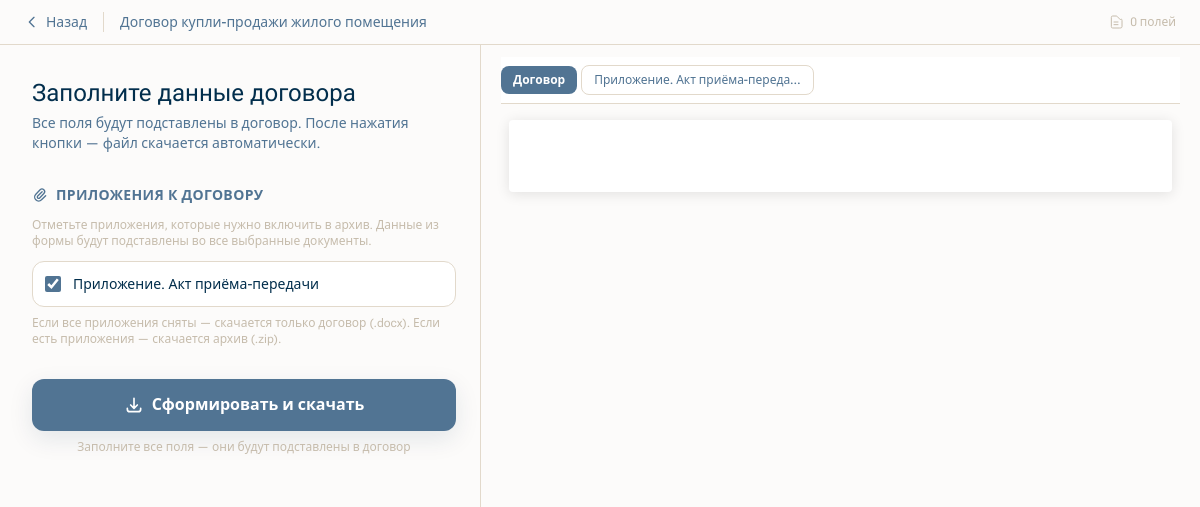
Before: /document-types/5/fill/ (signed in) with the older database file.
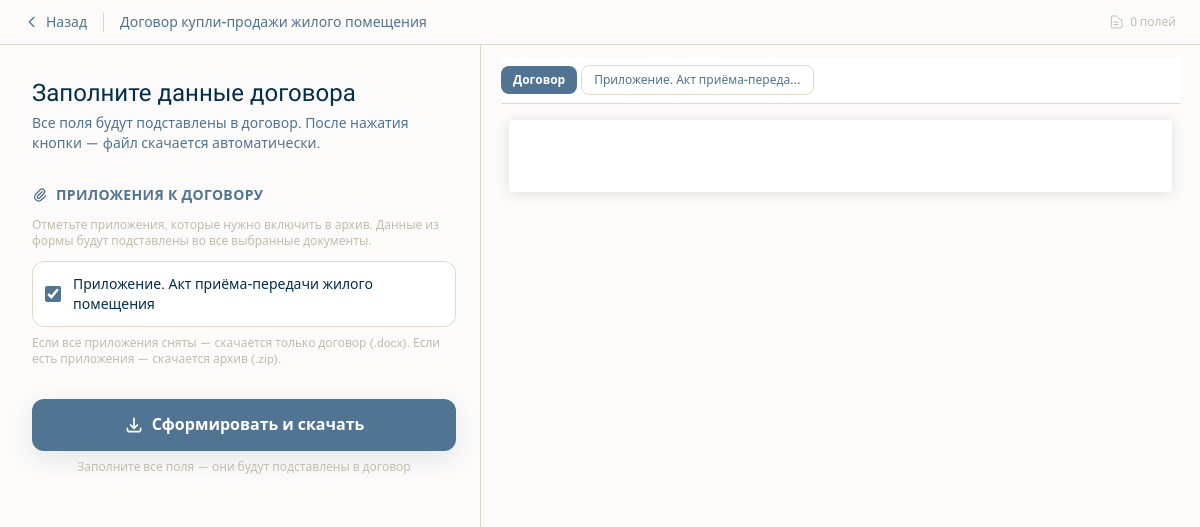
After: the same page with the newer database file.
### catalog/models.py (models this page shows, shortened)
class DocumentType(models.Model):
    domain = models.ForeignKey(
        LegalDomain, on_delete=models.CASCADE, related_name="document_types"
    )
    name = models.CharField(max_length=180)
    slug = models.SlugField(max_length=200)
    short_description = models.CharField(max_length=255, blank=True)
    keywords = models.CharField(max_length=255, blank=True)
    is_active = models.BooleanField(default=True)
    sort_order = models.PositiveIntegerField(default=0)
    class Meta:
        ordering = ["sort_order", "name"]
        unique_together = [("domain", "slug")]

class TemplateAttachment(models.Model):
    template_version = models.ForeignKey(
        TemplateVersion,
        on_delete=models.CASCADE,
        related_name='attachments',
    )
    title = models.CharField(max_length=255, verbose_name='Название приложения')
    docx_file = models.FileField(
        upload_to='templates/docx/attachments/',
        verbose_name='Файл приложения (.docx)',
    )
    sort_order = models.PositiveSmallIntegerField(default=0, verbose_name='Порядок')
    class Meta:
        ordering = ['sort_order', 'title']
        verbose_name = 'Приложение к шаблону'
        verbose_name_plural = 'Приложения к шаблонам'

### core/views.py (the view, shortened to what this page needs)
@login_required
def fill_docx_form(request, document_type_id):
    import zipfile
    from docxtpl import DocxTemplate
    from .variables import group_variables
    from catalog.models import TemplateAttachment
    document_type = get_object_or_404(DocumentType, id=document_type_id, is_active=True)
    template_version = (
        TemplateVersion.objects.filter(
            template__document_type=document_type,
            template__is_active=True,
            is_published=True,
        )
        .order_by("-version_number")
        .first()
    )
    if template_version is None or not template_version.docx_file:
        raise Http404("Размеченный шаблон не найден")
    docx_path = template_version.docx_file.path
    attachments = list(template_version.attachments.all())
    variables = _extract_docx_variables(docx_path)
    main_vars_set = set(variables)
    var_to_att: dict[str, int] = {}
    vars_set = set(variables)
    for att in attachments:
        try:
            for v in _extract_docx_variables(att.docx_file.path):
                if v not in vars_set:
                    variables.append(v)
                    vars_set.add(v)
                    var_to_att[v] = att.id  # эксклюзивная переменная приложения
        except Exception:
            pass
    text_blocks = _extract_docx_text_blocks(docx_path)
    var_order: list[str] = []
    _seen: set[str] = set()
    for _block in text_blocks:
        for _kind, _content in _block['segments']:
            if _kind == "var" and _content not in _seen:
                var_order.append(_content)
                _seen.add(_content)
    attachment_previews = []
    for att in attachments:
        try:
            att_blocks = _extract_docx_text_blocks(att.docx_file.path)
        except Exception:
            att_blocks = []
        attachment_previews.append({"attachment": att, "blocks": att_blocks})
    field_groups = group_variables(variables, request.POST, var_order=var_order)
    for _sec, _fields in field_groups:
        for _field in _fields:
            _field['att_id'] = var_to_att.get(_field['name'])  # None = поле основного договора
    return render(request, "core/fill_docx_form.html", {
        "document_type": document_type,
        "field_groups": field_groups,
        "total_fields": len(variables),
        "text_blocks": text_blocks,
        "attachments": attachments,
        "attachment_previews": attachment_previews,
    })

### core/variables.py (called while the page is built, shortened)
def group_variables(
    variables: list[str],
    post_data: dict | None = None,
    var_order: list[str] | None = None,
) -> list[tuple[str, list[dict]]]:
    post_data = post_data or {}
    sections: dict[str, list[dict]] = {k: [] for k in _SECTION_ORDER}
    if var_order:
        order_index = {v: i for i, v in enumerate(var_order)}
        for fields in sections.values():
            fields.sort(key=lambda f: order_index.get(f["name"], 9999))
    return [(name, fields) for name, fields in sections.items() if fields]

### core/views.py (called while the page is built, shortened)
def _extract_docx_variables(path: str) -> list[str]:
    import re
    doc = Document(path)
    all_text = " ".join(p.text for p in doc.paragraphs)
    for table in doc.tables:
        for row in table.rows:
            for cell in row.cells:
                all_text += " ".join(p.text for p in cell.paragraphs)
    for section in doc.sections:
        try:
            all_text += " ".join(p.text for p in section.header.paragraphs)
            all_text += " ".join(p.text for p in section.footer.paragraphs)
        except Exception:
            pass
    return sorted(set(re.findall(r"\{\{\s*(\w+)\s*\}\}", all_text)))

def _extract_docx_text_blocks(path: str):
    import re as _re
    from docx.text.paragraph import Paragraph as _DocxPara
    from docx.table import Table as _DocxTable
    from docx.enum.text import WD_ALIGN_PARAGRAPH
    SEGMENT_RE = _re.compile(r'\{\{\s*(\w+)\s*\}\}|«_+»|_{2,}')
    def parse_segments(text):
        segs, last = [], 0
        for m in SEGMENT_RE.finditer(text):
            if m.start() > last:
                segs.append(('text', text[last:m.start()]))
            g = m.group()
            if g.startswith('{{'):
                segs.append(('var', m.group(1)))
            else:
                segs.append(('blank', g))
            last = m.end()
        if last < len(text):
            segs.append(('text', text[last:]))
        return segs or [('text', '')]
    doc = Document(path)
    blocks = []
    return blocks

### templates/core/fill_docx_form.html (shortened to what this page needs)
{% extends "base.html" %}
{% block content %}
<div class="min-h-screen" style="overflow-x: clip;">
  <header id="formHeader" class="sticky top-0 z-50 flex items-center gap-4 px-6 py-3
                 bg-[#FCFBFA]/95 backdrop-blur-sm border-b border-brand-line">
    <a href="javascript:history.back()"
       class="flex items-center gap-1.5 text-brand-blue hover:text-brand-text transition-colors text-sm font-medium">
      <svg class="w-4 h-4" fill="none" viewBox="0 0 24 24" stroke="currentColor" stroke-width="2">
        <path stroke-linecap="round" stroke-linejoin="round" d="M15 19l-7-7 7-7"/>
      </svg>
      Назад
    </a>
    <span class="text-sm text-brand-blue font-medium truncate max-w-xs">{{ document_type.name }}</span>
    <div class="ml-auto flex items-center gap-3">
      <span class="text-xs text-brand-beige flex items-center gap-1.5">
        <svg class="w-4 h-4" fill="none" viewBox="0 0 24 24" stroke="currentColor" stroke-width="1.5">
          <path stroke-linecap="round" stroke-linejoin="round"
                d="M9 12h6m-6 4h6m2 5H7a2 2 0 01-2-2V5a2 2 0 012-2h5.586a1 1 0 01.707.293l5.414 5.414A1 1 0 0121 9.414V19a2 2 0 01-2 2z"/>
        </svg>
        {{ total_fields }} полей
      </span>
    </div>
  </header>
  <div class="flex">
    <main class="w-full lg:w-[480px] lg:flex-shrink-0 px-4 py-8 lg:pl-8 lg:pr-6">
      <h1 class="font-display text-2xl text-brand-text mb-1">Заполните данные договора</h1>
      <p class="text-sm text-brand-blue mb-8">
        Все поля будут подставлены в договор. После нажатия кнопки &mdash; файл скачается автоматически.
      </p>
      <form method="post" id="docxForm">
        {% if attachments %}
        <section class="mb-4">
          <div class="flex items-center gap-2 mb-3">
            <svg class="w-4 h-4 text-brand-blue flex-shrink-0" fill="none" viewBox="0 0 24 24" stroke="currentColor" stroke-width="2">
              <path stroke-linecap="round" stroke-linejoin="round" d="M15.172 7l-6.586 6.586a2 2 0 102.828 2.828l6.414-6.586a4 4 0 00-5.656-5.656l-6.415 6.585a6 6 0 108.486 8.486L20.5 13"/>
            </svg>
            <h2 class="text-sm font-semibold text-brand-blue uppercase tracking-wide">Приложения к договору</h2>
          </div>
          <p class="text-xs text-brand-beige mb-3">
            Отметьте приложения, которые нужно включить в архив. Данные из формы будут подставлены во все выбранные документы.
          </p>
          <div class="space-y-2">
            {% for att in attachments %}
            <label class="flex items-center gap-3 p-3 rounded-xl border border-brand-line bg-white cursor-pointer hover:border-brand-blue transition-colors group">
              <input type="checkbox" name="include_att_{{ att.id }}" checked
                     class="w-4 h-4 rounded accent-brand-blue flex-shrink-0">
              <span class="text-sm text-brand-text group-hover:text-brand-blue transition-colors">{{ att.title }}</span>
            </label>
            {% endfor %}
          </div>
          <p class="text-xs text-brand-beige mt-2">
            Если все приложения сняты — скачается только договор (.docx). Если есть приложения — скачается архив (.zip).
          </p>
        </section>
        {% endif %}
        <div class="sticky bottom-0 pt-4 pb-6 bg-gradient-to-t from-brand-bg via-brand-bg to-transparent">
          <button type="submit" id="submitBtn"
                  class="w-full flex items-center justify-center gap-2 rounded-xl
                         bg-brand-blue hover:bg-brand-blueHover active:bg-brand-bluePressed
                         text-white font-semibold text-base py-3.5 px-6
                         transition-colors shadow-soft">
            <svg class="w-5 h-5" fill="none" viewBox="0 0 24 24" stroke="currentColor" stroke-width="2">
              <path stroke-linecap="round" stroke-linejoin="round"
                    d="M4 16v1a3 3 0 003 3h10a3 3 0 003-3v-1m-4-4l-4 4m0 0l-4-4m4 4V4"/>
            </svg>
            <span id="submitLabel">{% if attachments %}Сформировать и скачать{% else %}Сформировать и скачать договор{% endif %}</span>
          </button>
          <p class="text-center text-xs text-brand-beige mt-2">
            Заполните все поля — они будут подставлены в договор
          </p>
        </div>
      </form>
    </main>
    <aside id="previewAside"
           class="hidden lg:flex flex-col flex-1 min-w-0 border-l border-brand-line">
      <div id="previewPanel" class="overflow-y-auto">
        <div class="px-5 py-5">
          {% if attachment_previews %}
          <div class="flex items-center gap-1 mb-4 sticky top-0 bg-white py-2 -mt-2 border-b border-brand-line flex-wrap">
            <button type="button" data-tab="main"
                    class="preview-tab px-3 py-1.5 rounded-lg text-xs font-semibold transition-colors
                           bg-brand-blue text-white">
              Договор
            </button>
            {% for ap in attachment_previews %}
            <button type="button" data-tab="att_{{ ap.attachment.id }}"
                    class="preview-tab px-3 py-1.5 rounded-lg text-xs font-medium transition-colors
                           text-brand-blue border border-brand-line hover:bg-brand-bg">
              {{ ap.attachment.title|truncatechars:30 }}
            </button>
            {% endfor %}
          </div>
          {% endif %}
          <div id="preview-main" class="preview-content">
            <div class="bg-white rounded shadow-[0_2px_14px_rgba(0,0,0,0.11)] mx-2 my-2"
                 style="font-family:'Times New Roman',Times,serif;font-size:13px;line-height:1.8;padding:36px 44px;">
            </div>
          </div>
        </div>
      </div>
    </aside>
  </div>
</div>
{% endblock %}

### templates/base.html (shortened to what this page needs)
{% load static %}
<!DOCTYPE html>
<html lang="ru">
<head>
    <script src="https://cdn.tailwindcss.com"></script>
    <link rel="stylesheet" href="{% static 'css/style.css' %}">
</head>
<body class="bg-brand-bg text-brand-text font-sans antialiased">
    {% block content %}{% endblock %}
</body>
</html>

### static/css/style.css (style rules this page uses)
:root { --ink: #17344f; --blue: #5d88ae; --burgundy: #7f1237; --card: #ffffff; --line: #d9e1ea; --bg: #f8fafc; }
* { box-sizing: border-box; }
body { margin: 0; font-family: "Trebuchet MS", "Segoe UI", Tahoma, sans-serif; color: var(--ink); background: var(--bg); }
h2 { text-align: center; font-size: 42px; margin: 36px 0 22px; text-transform: uppercase; }

Changed rows visible on the page:
removed TemplateAttachment: title "Приложение. Акт приёма-передачи", attachment "Приложение. Акт приёма-переда…"
added TemplateAttachment: title "Приложение. Акт приёма-передачи жилого помещения", attachment "Приложение. Акт приёма-переда…"
